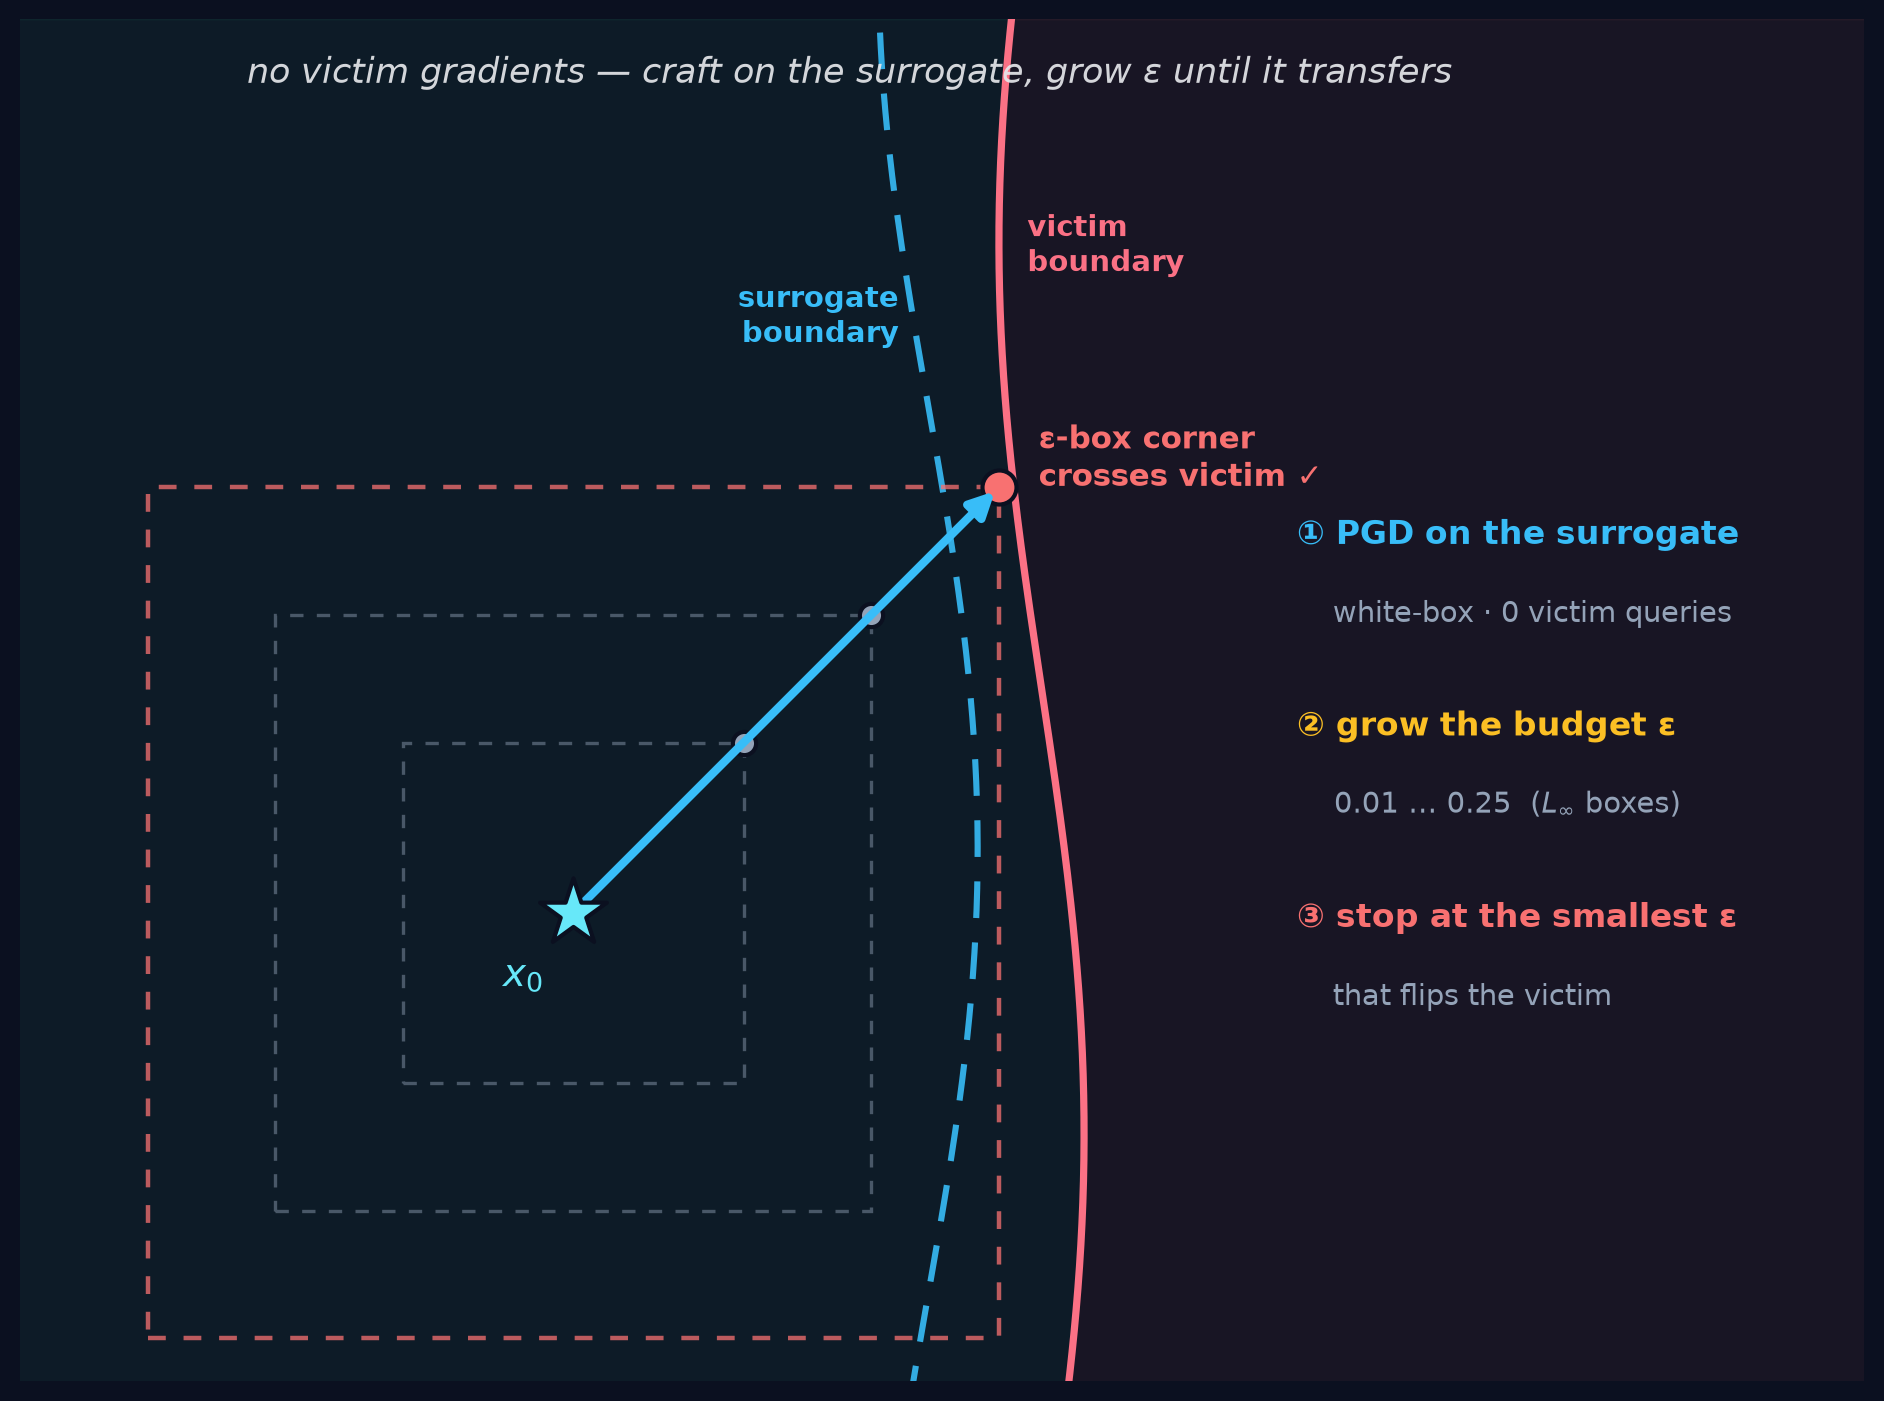

Generate this figure with Python:
"""Slide 6 - Transfer Attack: The Black-Box Sweep.
Craft PGD on a SURROGATE boundary (white-box), grow eps until the L-inf box corner crosses the VICTIM boundary."""
import numpy as np
from matplotlib.patches import Rectangle
from style import (canvas, finish, save, arrow, dot, star, label,
                   INK, MUTE, BENIGN, ADV, AMBER, CYAN, STAR, BOUND, MINT)

fig, ax = canvas(11.5, 7.2)

ys = np.linspace(-1, 9, 200)
surr_b = lambda y: 5.0 + 0.35 * np.sin(0.5 * y)
vict_b = lambda y: 5.8 + 0.30 * np.sin(0.5 * y + 1.0)
ax.fill_betweenx(ys, -3, vict_b(ys), color=BENIGN, alpha=0.06)
ax.fill_betweenx(ys, vict_b(ys), 13, color=ADV, alpha=0.06)
ax.plot(surr_b(ys), ys, color=CYAN, lw=2.2, ls=(0, (6, 4)), alpha=.9, zorder=3)
ax.plot(vict_b(ys), ys, color=BOUND, lw=2.6, zorder=3)
label(ax, (surr_b(6.6) - 0.15, 6.9), "surrogate\nboundary", CYAN, fs=10.5, ha="right")
label(ax, (vict_b(7.3) + 0.2, 7.4), "victim\nboundary", BOUND, fs=10.5, ha="left")

x0 = np.array([2.5, 2.7])
sg = np.array([1.0, 1.0])                            # sign(grad): +-eps per pixel -> diagonal corner
boxes = [1.2, 2.1, 3.0]
hit_e = next((e for e in boxes if (x0 + e * sg)[0] > vict_b((x0 + e * sg)[1])), boxes[-1])
for e in boxes:
    crossed = e >= hit_e
    c = ADV if crossed else MUTE
    ax.add_patch(Rectangle((x0[0] - e, x0[1] - e), 2 * e, 2 * e, fill=False, ec=c,
                 lw=1.6 if crossed else 1.2, ls=(0, (4, 4)), alpha=.75 if crossed else .45, zorder=3))
    corner = x0 + e * sg
    dot(ax, corner, c, s=150 if crossed else 70, z=5)

corner = x0 + hit_e * sg
arrow(ax, x0, corner, CYAN, lw=3.0, scale=18, z=6)
label(ax, corner, "ε-box corner\ncrosses victim ✓", ADV, fs=11, dx=0.28, dy=0.2, ha="left")
star(ax, x0); label(ax, x0, r"$x_0$", STAR, fs=14, dx=-0.2, dy=-0.45, ha="right")

ax.text(0.2, 8.55, "no victim gradients — craft on the surrogate, grow ε until it transfers",
        color=INK, fontsize=12.5, ha="left", style="italic", alpha=.92)
tx, ty = 7.6, 5.3
ax.text(tx, ty,        "① PGD on the surrogate", color=CYAN, fontsize=12, weight="bold")
ax.text(tx, ty - 0.55, "    white-box · 0 victim queries", color=MUTE, fontsize=10.5)
ax.text(tx, ty - 1.35, "② grow the budget ε", color=AMBER, fontsize=12, weight="bold")
ax.text(tx, ty - 1.90, "    0.01 … 0.25  ($L_\\infty$ boxes)", color=MUTE, fontsize=10.5)
ax.text(tx, ty - 2.70, "③ stop at the smallest ε", color=ADV, fontsize=12, weight="bold")
ax.text(tx, ty - 3.25, "    that flips the victim", color=MUTE, fontsize=10.5)

finish(ax, (-1.4, 11.6), (-0.6, 9.0))
save(fig, "06_transfer")
